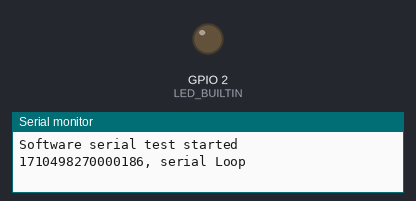
Bench run of a program on a simulated ESP32. Parts: output pins drawn as LEDs (lit = HIGH), the last lines printed to the serial monitor.

Above: at 5.0 s.
At 15.0 s:
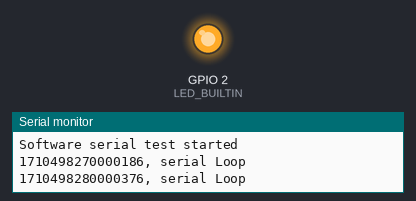
Timing chart, 0 to 26.0 s (numbered marks = the images above):
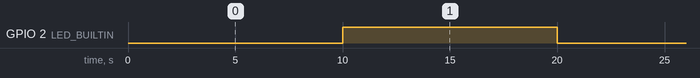

Measured:
- by itself, GPIO 2 (LED_BUILTIN): alternates HIGH for 10.0 s and LOW for 10.0 s

The program:

main.cpp
```cpp
// On ESP8266:
// At 80MHz runs up 57600bps, and at 160MHz CPU frequency up to 115200bps with
// only negligible errors. Connect pin 13 to 15. For verification and as a
// example for how to use SW serial on the USB to PC connection, which allows
// the use of HW Serial on GPIO13 and GPIO15 instead, #define SWAPSERIAL below.
// Notice how the bitrates are also swapped then between RX/TX and
// GPIO13/GPIO15. Builtin debug output etc. must be stopped on HW Serial in this
// case, as it would interfere with the external communication on GPIO13/GPIO15.
//
// https://www.hackster.io/iyawat-kongmalai/roverc-with-m5atom-396c24
// https://mischianti.org/esp32-wemos-lolin32-lite-high-resolution-pinout-and-specs/
// socat -u -x /dev/ttyUSB0,raw -
//
#include <Arduino.h>
// #include <SoftwareSerial.h>

#ifndef D5
#if defined(ESP32)
#define D8 (5)
#define D5 (18)
#define D7 (23)
#define D6 (19)
#define RX (3)
#define TX (1)
#endif
#endif

#define MYPORT_TX 16          // GPIO 16
#define MYPORT_RX 17          // GPIO 17
#define SOFT_BAUD_RATE 115200 // 230400
// #define SOFT_BAUD_RATE  9600  // 115200
/*
 *115200
230400				    Ok.
460800				    Ok.
500000				    Ok.
576000				    Ok.
921600				    Ok.
*/
auto &usbSerial = Serial;
// EspSoftwareSerial::UART softSerial;

uint64_t time_in_us(struct timeval *tv) {
  return (uint64_t)tv->tv_sec * 1000000L + (uint64_t)tv->tv_usec;
}

// int16_t a[3];
char a[4];
#define PERIOD (1000000.0 * 11.1)
#define AMP 1500

bool ledStatus = false;

void setup() {
  // #ifndef SWAPSERIAL
  pinMode(LED_BUILTIN, OUTPUT);

  usbSerial.begin(115200);
  Serial2.begin(921600, SERIAL_8O2, MYPORT_RX, MYPORT_TX);
  // Important: the buffer size optimizations here, in particular the isrBufSize
  // (11) that is only sufficiently large to hold a single word (up to start - 8
  // data - parity - stop), are on the basis that any char written to the
  // loopback EspSoftwareSerial adapter gets read before another write is
  // performed. Block writes with a size greater than 1 would usually fail. Do
  // not copy this into your own project without reading the documentation.
  // Serial2.begin(115200, SERIAL_8N1, 32, 33); // Grove
  // .begin(38400, SWSERIAL_8N1, MYPORT_RX, MYPORT_TX, false);
  // invert true: uses invert line level logic
  // The octet buffer capacity (bufCapacity) is 95 (93 characters net plus two
  // tolerance). The signal edge detection buffer capacity (isrBufCapacity) is
  // 11,
  // testSerial.begin(BAUD_RATE, EspSoftwareSerial::SWSERIAL_8N1, 32, 33, false,
  // 95, 11); softSerial.begin(SOFT_BAUD_RATE, EspSoftwareSerial::SWSERIAL_8S1,
  // MYPORT_RX, MYPORT_TX, false); //, 95, 11);
  // 8Bit/Odd, Parity,Two stop bit
  /*
  softSerial.begin(SOFT_BAUD_RATE, EspSoftwareSerial::SWSERIAL_8O2, MYPORT_RX,
                   MYPORT_TX, false); //, 95, 11);
  if (!softSerial) { // If the object did not initialize, then its configuration
                     // is invalid
    Serial.println("Invalid EspSoftwareSerial pin configuration, check config");
  }
  // testSerial.begin(BAUD_RATE, EspSoftwareSerial::SWSERIAL_8N1, D7, D8, false,
  // 95, 11); #ifdef HALFDUPLEX
  softSerial.enableIntTx(false);
*/
  usbSerial.println(PSTR("\nSoftware serial test started"));
  /*
      for (char ch = ' '; ch <= 'z'; ch++) {
          softSerial.write(ch);
      }
      */
  // softSerial.println();
  // softSerial.println(PSTR("\nSoftware serial test started"));
}

void serialLoop() {

  static int64_t next_usec = 0;
  static int64_t marte_next_usec = 0;
  char *buffer = (char *)&a[0];
  struct timeval tv_now;
  gettimeofday(&tv_now, NULL);
  int64_t time_us = time_in_us(&tv_now);
  if (time_us > next_usec) { // && point2Save < MAX_POINTS) {
    next_usec = time_us + (10000 * 1000);
    usbSerial.print(time_us);
    usbSerial.println(PSTR(", serial Loop"));
    digitalWrite(LED_BUILTIN, ledStatus);
    ledStatus = not ledStatus;
    // a[0]++;
    // a[1]++;
    // a[1]++;
  }
  if (time_us > marte_next_usec) {
    // echo -ne "\xFE\xFF" >/
    a[0] = 0x55;
    a[1] = 0x55;
    a[2] = 0x55;
    a[3] = 0x55;
    // a[1]++;
    // a[1]++;
    // for (int i = 0; i < 3; i++) {
    //  a[i] = AMP * sin(time_us / PERIOD);
    //}
    marte_next_usec = time_us + (100 * 1000);
    Serial2.write(buffer, 4);
  }
}

void loop() {

  uint8_t byte;
  serialLoop();
  /*
 while (softSerial.available() > 0) {
   int val = softSerial.read();
   // softSerial.read(&byte, 1);
   int par = (softSerial.readParity())
                 ? 1
                 : 0; // result of readParity() always applies to the preceding
                      // read() or peek() call

   usbSerial.printf("Byte: 0x%X, Par:%d\n", val, par);
   // The yield() function in Arduino is used primarily in ESP8266 and ESP32
   // environments to allow the microcontroller to perform background tasks,
   // such as managing WiFi connections, while waiting in a loop. It helps
   // prevent the watchdog timer from resetting the device by allowing other
   // processes to run during long operations.

   yield();
 }
 while (usbSerial.available() > 0) {
   // softSerial.write(usbSerial.read());
   // softSerial.write(
   usbSerial.read();
   yield();
 }
 */
}
```
